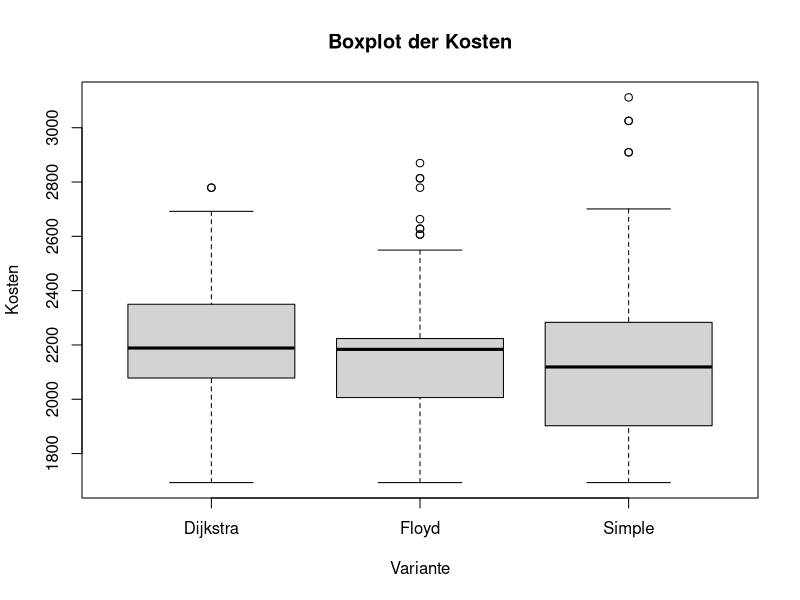

Recreate this plot in R.
#  R --save < skas6_costs_boxplot.R
dijkstra <- read.csv('dataset_skas_6.log.csv')
floyd <- read.csv('dataset_skas_6f.log.csv')
simple <- read.csv('dataset_skas_6s.log.csv')
p <- simple[,"dataset"]=="skas_6s+"
simple_plus <- simple[p,]
boxplot(dijkstra$best_costs,
	floyd$best_costs,
	simple_plus$best_costs,
	main="Boxplot der Kosten",
	ylab="Kosten",
	xlab="Variante",names=c("Dijkstra","Floyd","Simple"))
